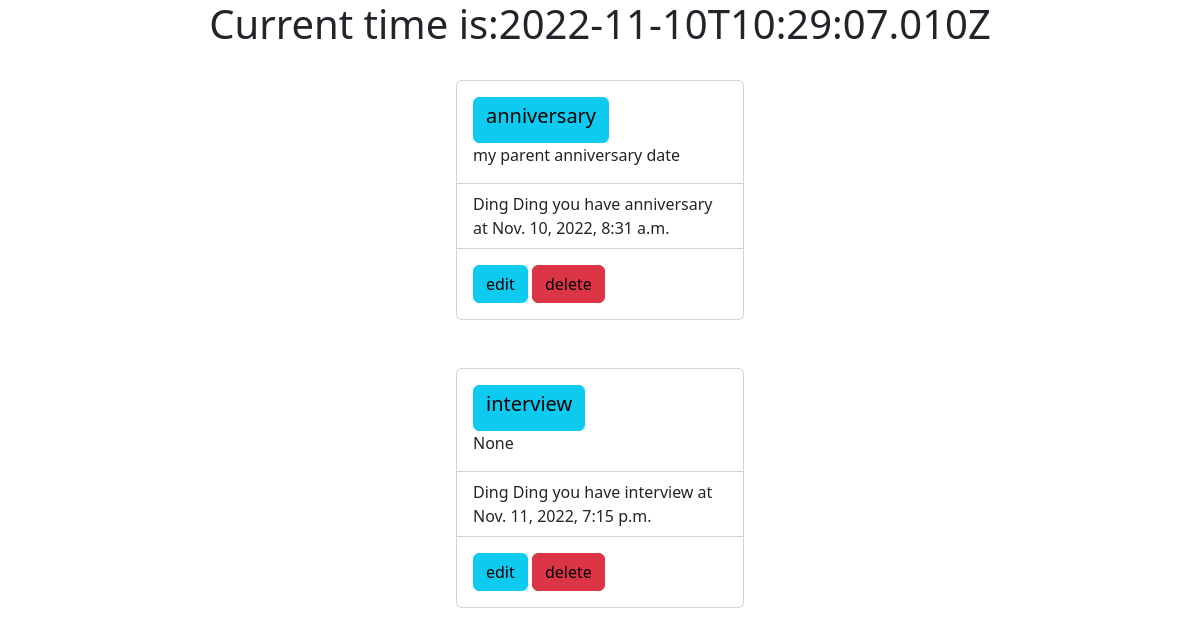
/alarms/, run on an earlier commit of the app's database.
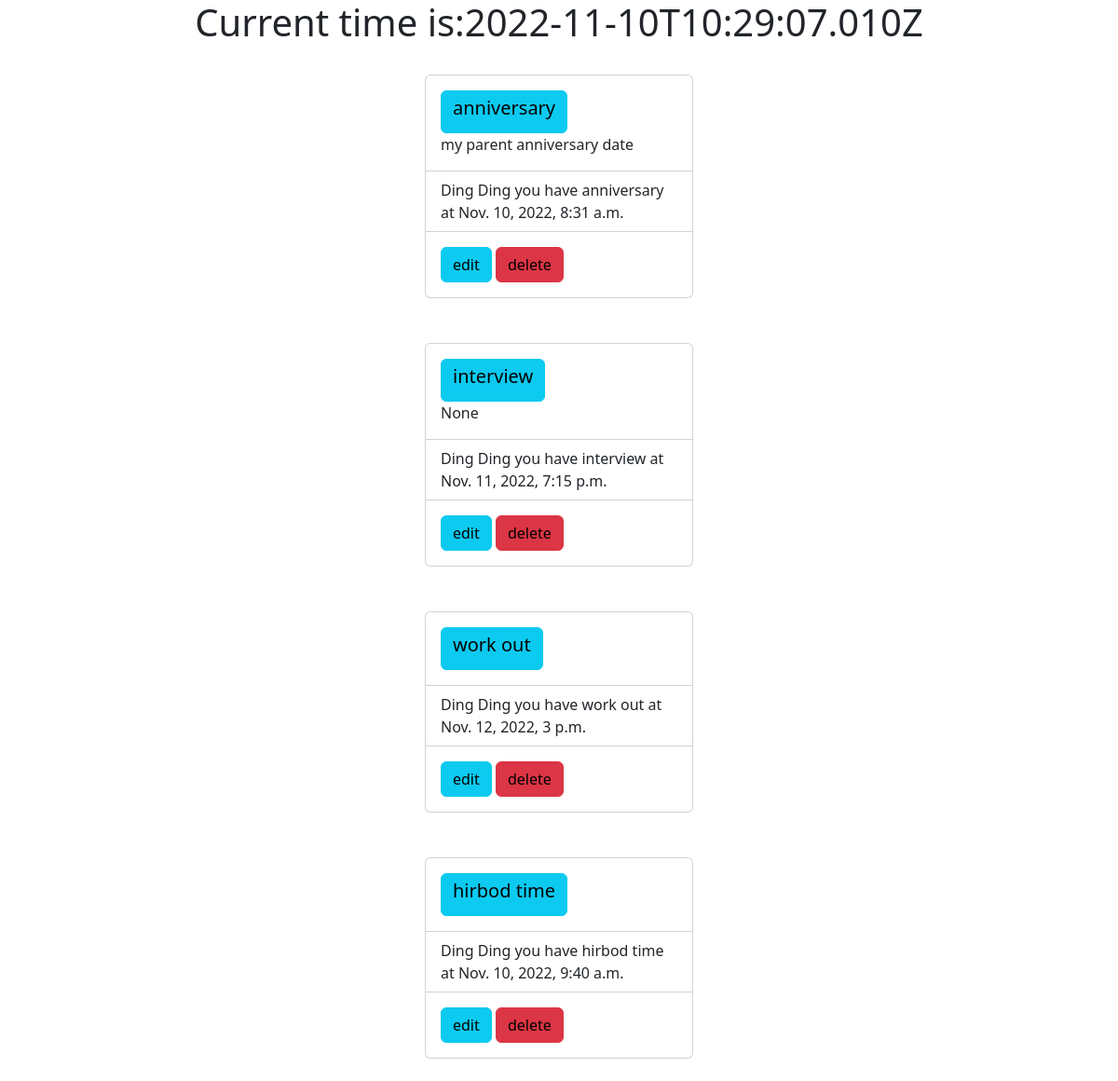
And on a later commit of the database.
### reminder/models.py (models this page shows, shortened)
class AlarmModel(models.Model):
    title = models.CharField(max_length=50 , unique=True)
    description = models.TextField(max_length=200,blank=True , null=True)
    CreatedAt = models.DateTimeField(auto_now_add=True)
    DayHappening = models.DateTimeField()
    Threshold = models.CharField(max_length=100,choices=ThresHoldPick , default=ThresHoldPick[1][0])
    CustomPick = models.DateTimeField(blank=True , null=True)
    TimesUp = models.BooleanField(default=False)

### reminder/views.py (the view)
# urls.py: path('alarms/', v.AlarmsView, name="AlarmsViewName"),
def AlarmsView(req):
    return render(req , "alarms.html")

### reminder/context_processors.py (called while the page is built)
def GlobalAlarm(request):
    alarm = AlarmModel.objects.filter(TimesUp=True)
    return {
        "alarms":alarm
        }

### template/alarms.html (shortened to what this page needs)
{% extends 'base.html' %}
{% block body %}
{% for a in alarms %}
    <br>
    <div class="col d-flex justify-content-center">
        <div class="card" style="width: 18rem;">
            <div class="card-body">
                <button type="button" class="btn btn-info">
                    <h5 class="card-title">{{ a.title }}</h5>
                </button>
                <p class="card-text">{{ a.description }}</p>
            </div>
              <ul class="list-group list-group-flush">
                <li class="list-group-item">Ding Ding you have {{ a.title }} at {{ a.DayHappening }}
                    </li>
              </ul>
              <div class="card-body">
              <button type="button" class="btn btn-info">
                <a href="{% url 'UpdateViewName' a.pk %}" style="text-decoration:none; color: black;" class="card-link">edit</a>
                  </button>
                <button type="button" class="btn btn-danger">
                    <a href="{% url 'DeleteViewName' a.pk %}" style="text-decoration:none; color: black;" class="card-link">delete</a>
                </button>
              </div>
        </div>
    </div>
    <br>
{% endfor %}
{% endblock body %}

### template/base.html (shortened to what this page needs)
<!DOCTYPE html>
<html lang="en">
<head>
    <link href="https://cdn.jsdelivr.net/npm/bootstrap@5.2.2/dist/css/bootstrap.min.css" rel="stylesheet">
</head>
<body>
    <div class="col d-flex justify-content-center">
            <h1>Current time is: </h1>
            <h1 id="time"> </h1>
        </div>
{% block body %}
{% endblock %}
</body>
</html>

What changed in the data, as far as the page shows it:
added AlarmModel: title "work out", DayHappening "Nov. 12, 2022, 3 p.m."
added AlarmModel: title "hirbod time", DayHappening "Nov. 10, 2022, 9:40 a.m."
